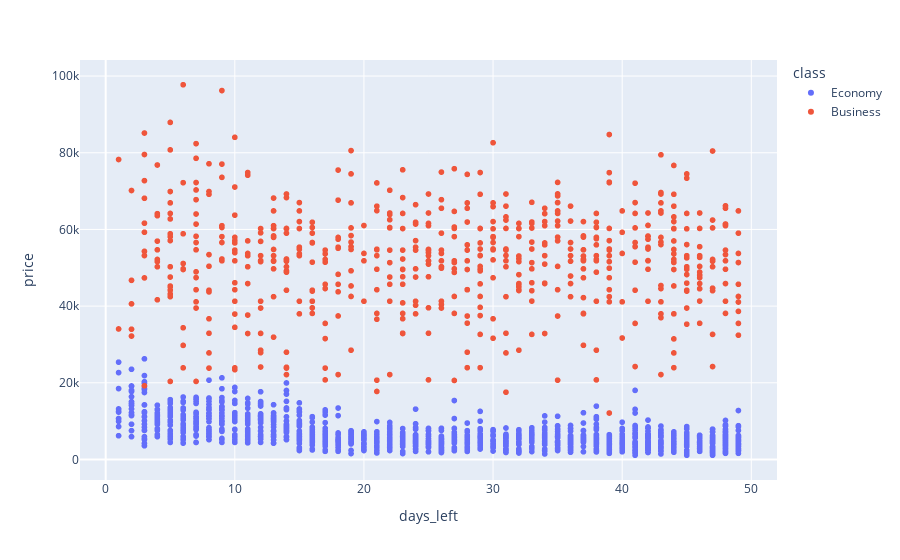

The cell this chart's notebook holds for it:
### Code cell
if SIMPLIFIED_PLOTS:
    fig = px.scatter(df_raw_sample, x="days_left", y="price", color="class")
else: 
    fig = px.scatter(df_raw, x="days_left", y="price", color="class", marginal_y="violin", marginal_x="box", trendline="ols", template="simple_white")
fig.show()

### Figure 1 — Plotly figure (JSON) as saved in the notebook; plotly's stock layout.template omitted (floating-point values rounded to 4 significant figures; data arrays with more than 128 entries replaced by an {"elided": "..."} marker saying what was removed)
{"data": [{"hovertemplate": "class=Economy<br>days_left=%{x}<br>price=%{y}<extra></extra>", "legendgroup": "Economy", "marker": {"color": "#636efa", "symbol": "circle"}, "mode": "markers", "name": "Economy", "showlegend": true, "type": "scattergl", "x": {"elided": "1397 int values"}, "xaxis": "x", "y": {"elided": "1397 int values"}, "yaxis": "y"}, {"hovertemplate": "class=Business<br>days_left=%{x}<br>price=%{y}<extra></extra>", "legendgroup": "Business", "marker": {"color": "#EF553B", "symbol": "circle"}, "mode": "markers", "name": "Business", "showlegend": true, "type": "scattergl", "x": {"elided": "603 int values"}, "xaxis": "x", "y": {"elided": "603 int values"}, "yaxis": "y"}], "layout": {"legend": {"title": {"text": "class"}, "tracegroupgap": 0}, "margin": {"t": 60}, "xaxis": {"anchor": "y", "domain": [0, 1], "title": {"text": "days_left"}}, "yaxis": {"anchor": "x", "domain": [0, 1], "title": {"text": "price"}}}}
